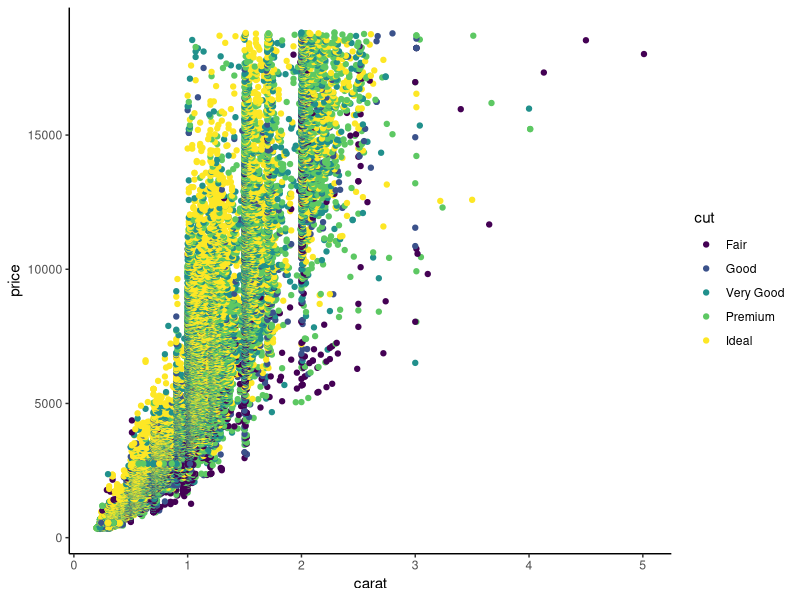
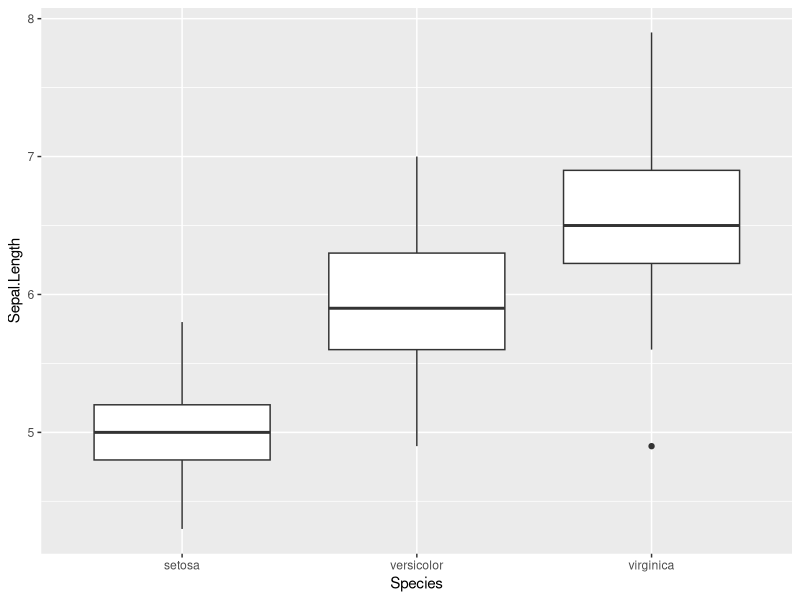
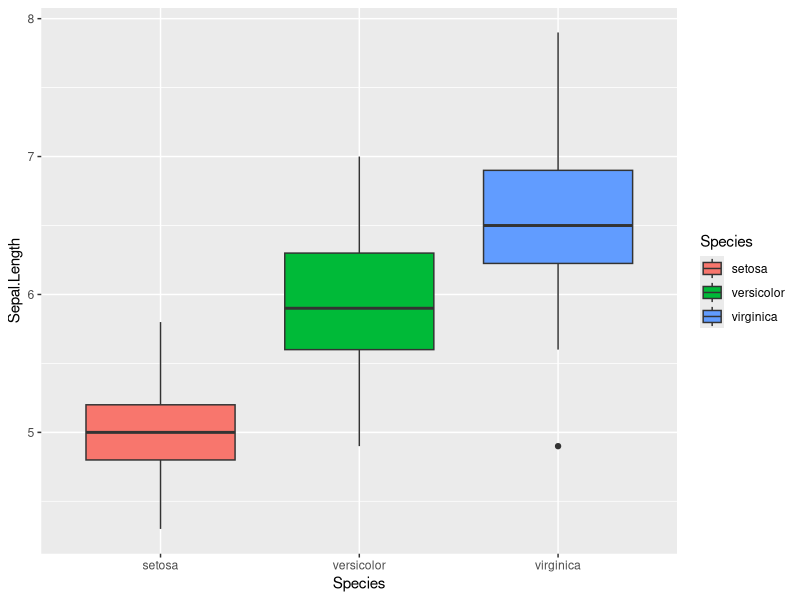
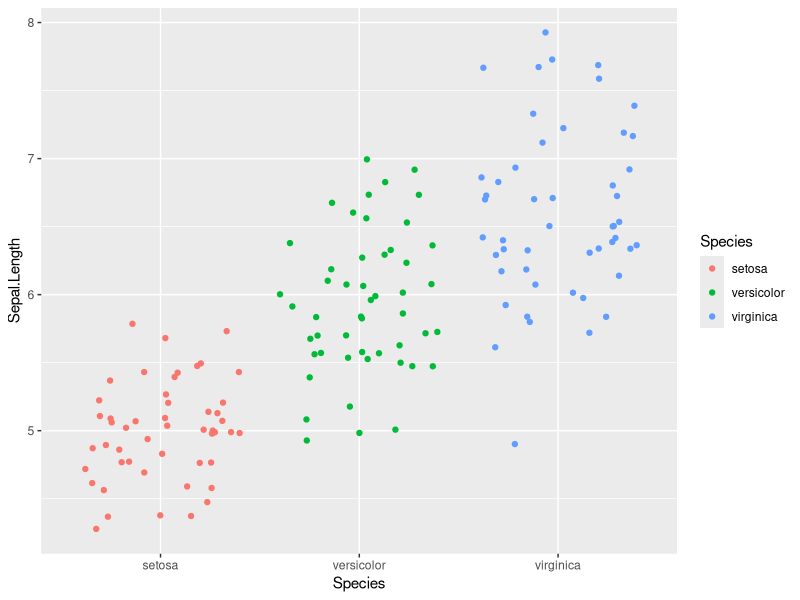
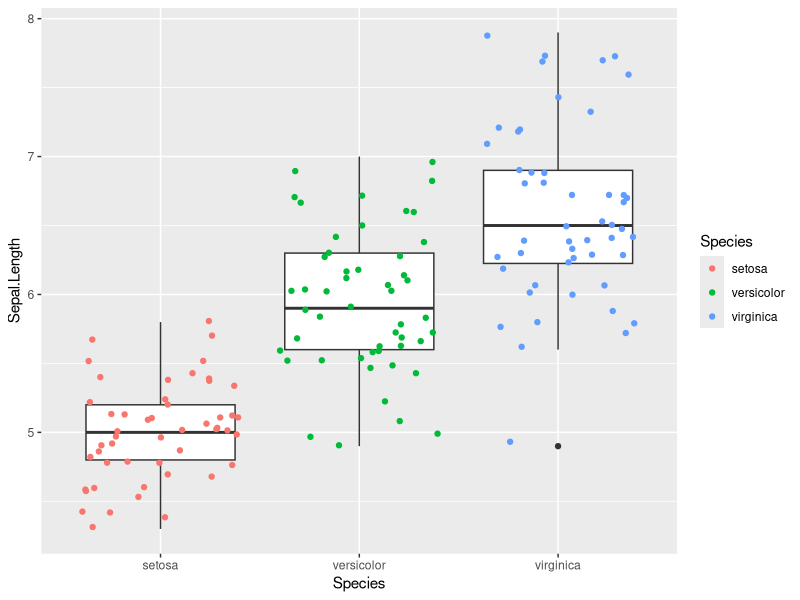
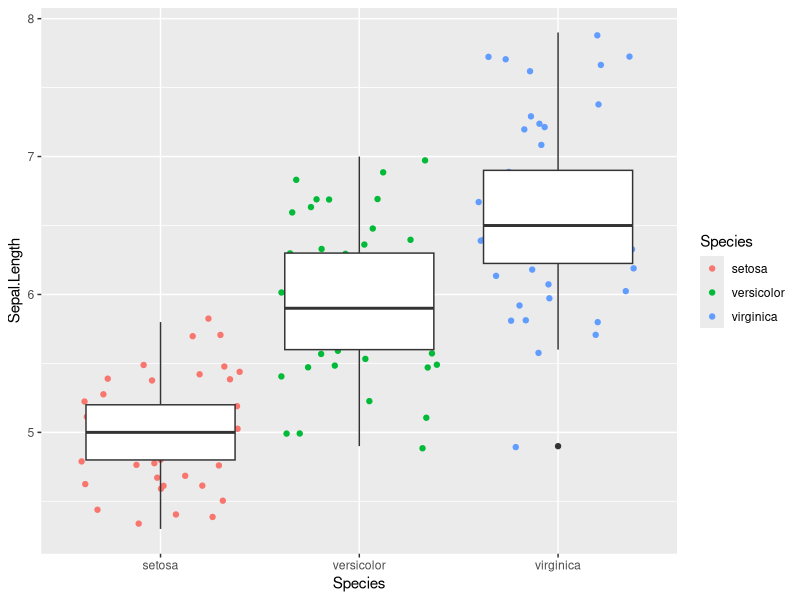

Source code (R) for these figures, in order:
## ---- chunk 1
library(tidyverse)
data("diamonds")
ggplot(diamonds, aes(x = carat, y=price)) + geom_point(aes(color = cut)) + theme_classic()
## ---- chunk 2
data("iris")
ggplot(iris, aes(x = Species, y = Sepal.Length)) + geom_boxplot()
## ---- chunk 3
ggplot(iris, aes(x = Species, y = Sepal.Length)) + geom_boxplot(aes(fill = Species))
## ---- chunk 4
ggplot(iris, aes(x = Species, y = Sepal.Length)) + geom_jitter(aes(color = Species))
## ---- chunk 5
ggplot(iris, aes(x = Species, y = Sepal.Length)) + geom_boxplot() + geom_jitter(aes(color = Species))
## ---- chunk 6
ggplot(iris, aes(x = Species, y = Sepal.Length)) + geom_jitter(aes(color = Species)) + geom_boxplot()
